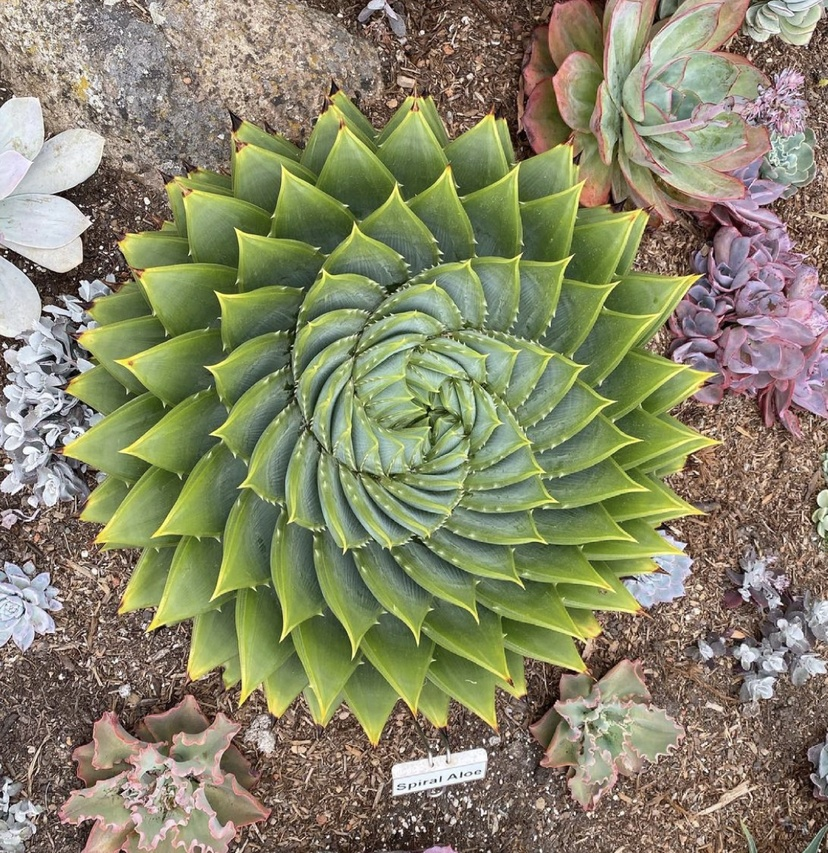
#> input picture fun/spiral-aloe/spiral.jpg, 828 x 853 px, shrunk from 1127 x 1161 before the run
$ jupyter execute 'Spiral aloe.ipynb'   (shell and % lines are left out)
#> lines starting #> are read from the running program, lines starting #| are printed output that depends on the picture
[cell 1]
import numpy as np
import math
import matplotlib.image as mpimg
import matplotlib.pyplot as plt

plt.rcParams["figure.figsize"] = [15.00, 15.00]
plt.rcParams["figure.autolayout"] = True

[cell 2]
image_path = "spiral.jpg"

[cell 3]
# Click on image to collect the dots for fitting the spiral

fig = plt.figure(figsize=(100,100))

img=mpimg.imread(image_path)
#> img is the input picture: shape (853, 828, 3); mean R, G, B 135, 133.3, 104.7

def onclick(event):
    ix, iy = event.xdata, event.ydata
    print("[",ix, ",", iy, "],")

cid = fig.canvas.mpl_connect('button_press_event', onclick)

imgplot = plt.imshow(img)

plt.show()

[cell 4]
"""
direction:
-----> x
|
|
|
\/
y
"""
x0, y0 = 584.3994757902645, 557.807969209924
dots_set = [

    [
[ 622.2719293471354 , 573.5111816603338 ],
[ 640.7462969358529 , 616.6180393673411 ],
[ 631.5091131414941 , 658.1853664419555 ],
[ 606.8766230232042 , 699.7526935165697 ],
[ 569.9278878457693 , 730.5433061644321 ],
[ 497.56994812329253 , 739.7804899587909 ],
[ 417.51435523885027 , 715.1479998405009 ],
[ 351.31453804594605 , 668.9620808687073 ],
[ 308.20768033893864 , 598.1436717786237 ],
[ 294.3519046474005 , 511.929956364609 ],
[ 298.9704965445799 , 427.25577158298734 ],
[ 323.60298666286985 , 354.89783186051056 ],
    ],
    [
[ 597.6394392288454 , 522.7066707913608 ],
[ 642.285827568246 , 518.0880788941814 ],
[ 685.3926852752535 , 544.2600996448645 ],
[ 719.262359187902 , 602.7622636758031 ],
[ 723.8809510850814 , 692.0550403546041 ],
[ 702.3275222315777 , 747.4781431207564 ],
[ 651.5230113626047 , 793.66406209255 ],
[ 580.7046022725211 , 824.4546747404124 ],
[ 509.8861931824375 , 839.8499810643436 ],
[ 437.52825345996087 , 833.6918585347712 ],
[ 363.63078310509104 , 795.2035927249432 ],
[ 289.7333127502211 , 725.9247142672527 ],
    ],
    [
[ 552.9930508894448 , 524.2462014237539 ],
[ 556.0721121542311 , 487.297466246319 ],
[ 588.4022554344866 , 453.42779233367037 ],
[ 639.2067663034596 , 441.1115472745254 ],
[ 691.5508078048259 , 453.42779233367037 ],
[ 748.5134412033714 , 478.06028245196023 ],
[ 799.3179520723444 , 525.785732056147 ],
[ 834.7271566173862 , 616.6180393673411 ],
[ 820.871380925848 , 681.2783259278523 ],
[ 796.238890807558 , 750.5572043855427 ],
[ 756.2110943653369 , 804.4407765193018 ],
[ 683.8531546428602 , 846.0081035939162 ]
    ],
    [
[ 554.5325815218381 , 578.1297735575131 ],
[ 511.4257238148307 , 571.9716510279407 ],
[ 483.7141724317545 , 533.4833852181126 ],
[ 482.1746417993613 , 485.75793561392584 ],
[ 502.1885400204719 , 430.33483284777355 ],
[ 545.2953977274793 , 385.688444508373 ],
[ 613.0347455527766 , 356.43736249290373 ],
[ 685.3926852752535 , 351.81877059572435 ],
[ 766.9878087920889 , 376.4512607140143 ],
[ 833.1876259849931 , 421.0976490534148 ],
[ 865.5177692652486 , 481.13934371674657 ],
[ 873.2154224272141 , 553.4972834392232 ],
    ],
    [
[ 586.8627248020936 , 596.6041411462306 ],
[ 571.4674184781624 , 635.0924069560587 ],
[ 526.8210301387618 , 644.3295907504173 ],
[ 479.0955805345751 , 635.0924069560587 ],
[ 439.0677840923539 , 608.9203862053755 ],
[ 408.2771714444915 , 558.1158753364026 ],
[ 395.9609263853465 , 501.15324193785705 ],
[ 400.5795182825259 , 442.65107790691854 ],
[ 420.5934165036365 , 391.84656703794553 ],
[ 449.84449851910574 , 344.12111743375874 ],
[ 494.4908868585063 , 297.9351984619651 ],
[ 566.848826580983 , 264.0655245493165 ],
    ],
]

[cell 5]
def get_r(x, y):
    return math.sqrt(x*x + y*y)

def get_theta(x, y):
    # clock-wise increasing, [0, 2*pi]
    if abs(x) < 1e-6:
        x = 1e-6

    base = np.arctan(y/x)
    if x < 0 and y > 0:
        return math.pi + base
    if x < 0 and y < 0:
        return base + math.pi
    if x > 0 and y < 0:
        return base + 2 * math.pi
    return base

def get_xy(theta, r):
    # theta in [0, 2*pi]
    x = r*math.cos(theta)
    y = r*math.sin(theta)
    return x, y

def rotate(x, y, t):
    x_new = x * math.cos(t) - y * math.sin(t)
    y_new = x * math.sin(t) + y * math.cos(t)
    return x_new, y_new

# r = a + b*theta
# get a list of (r, theta) -> transformed from (x, y)
# fit the params (a, b)

def transform(dots, x0, y0):
    rs = []
    thetas = []
    for x1, y1 in dots:
        dx = x1 - x0
        dy = y1 - y0
        rs.append(get_r(dx, dy))
        thetas.append(get_theta(dx, dy))
    # get the difference between thetas
    t0 = thetas[0]
    for i in range(len(thetas)):
        d_theta = thetas[i] - t0
        if d_theta < 0:
            d_theta += 2 * math.pi
        thetas[i] = d_theta
    return thetas, rs

[cell 6]
fig = plt.figure(figsize=(9,6))
for i in range(5):
    thetas, rs = transform(dots_set[i], x0, y0)
#     plt.plot(thetas, rs)
    plt.scatter(thetas, rs)
plt.grid()
plt.xlabel("θ (rad)", fontsize=16)
plt.ylabel("r (pixels)" , fontsize=16)

m, b = np.polyfit(thetas, rs, 1)

plt.plot(thetas, rs, 'yo', thetas, [m*theta+b for theta in thetas], '--k')
plt.text(0.1, 300, "Polar equation: r = {} + {}*θ".format(int(b), int(m)), fontsize=22)
# plt.show()
print(m, b)
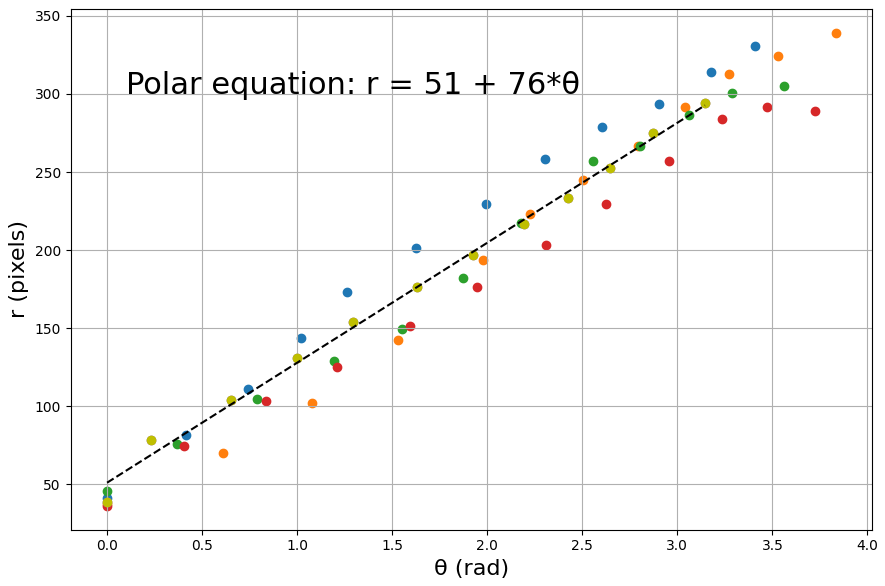
#> figure drawn by matplotlib, 1 panel; curve peaks at x = 3.15, y = 294.3; curve peaks at x = 3.15, y = 292.7

[cell 7]

fig = plt.figure(figsize=(100,100))

img=mpimg.imread(image_path)
imgplot = plt.imshow(img)


thetas_ = np.linspace(0, 1.5*math.pi, 1000)
rs_ = [b + m * theta for theta in thetas_]

for i in range(5):
    xs = []
    ys = []
    for t, r in zip(thetas_, rs_):
        x, y = get_xy(t, r)
        x, y = rotate(x, y, math.pi*2/5 * i)
        xs.append(x + x0)
        ys.append(y + y0)
    plt.scatter(xs, ys, )
plt.show()
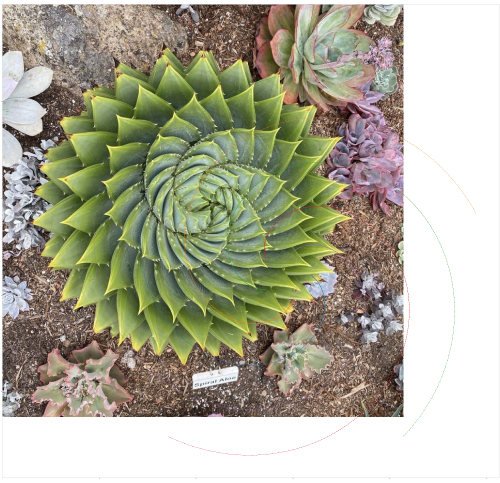
#> figure drawn by matplotlib, 1 panel
